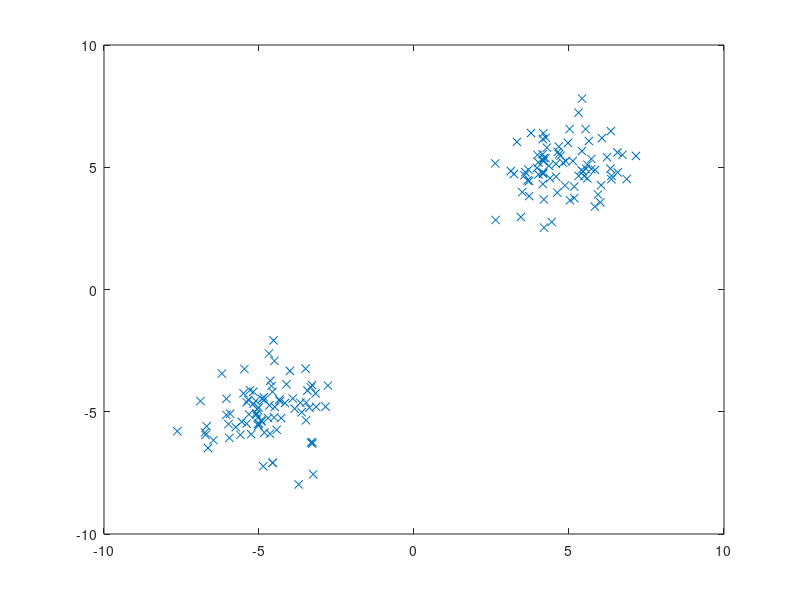

The MATLAB source for this figure:
#!/usr/bin/octave


a = randn(82,2) + 5;
b = randn(82,2) - 5;
b1 = b(1:41, :);
b2 = b(42:82, :);


X = [b1;a;b2];
%plot(X(:,1), X(:,2), 'x');



a = -0:0.1:4;
b = -1.4*(a-2).^2 + 8;

a1 = a + 0.1*randn(size(a));
b1 = b + 0.1*randn(size(b));
a2 = a + 0.1*randn(size(a));
b2 = b + 0.1*randn(size(b));

a = [a1 a2];
b = [b1 b2];


x = -2:0.1:2;
y = x.^2;

x1 = x + 0.1*randn(size(x));
y1 = y + 0.1*randn(size(y));
x2 = x + 0.1*randn(size(x));
y2 = y + 0.1*randn(size(y));

x = [x1 x2];
y = [y1 y2];

Y = [x a;y b]';
%plot(Y(:,1), Y(:,2), 'x'); hold on;

data = [Y, X];
%plot(data(:,1), data(:,2), 'x'); hold on;
plot(data(:,3), data(:,4), 'x'); hold on;


csvwrite('moon.csv', data, 'precision', 3)
